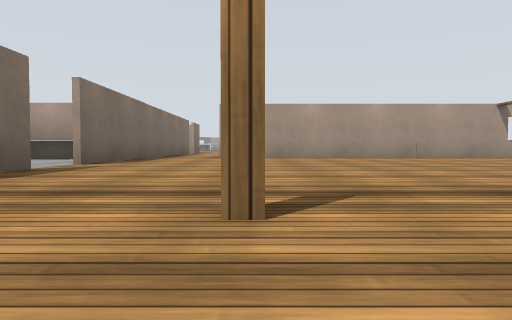
view 1 (above)

18 first-person views from a walk through a world built for the Gazebo simulator. The camera is 0.5 m above the floor, tilts 2° down and sees 70° across. The floor is counted in squares, 2 m on a side. Each view is taken from the middle of a square. On the plan, view 1 faces up. The plan holds only what a view shows up to about 9 squares ahead; the rest is blank. Surface patterns are stand-ins for the level's own textures.

view 2
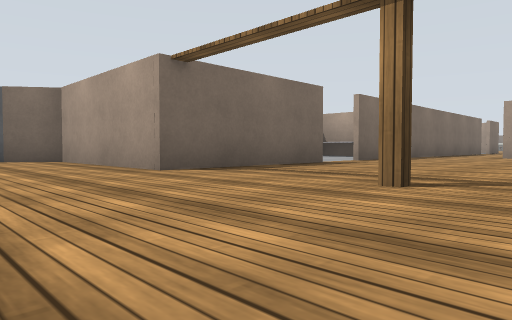

view 3
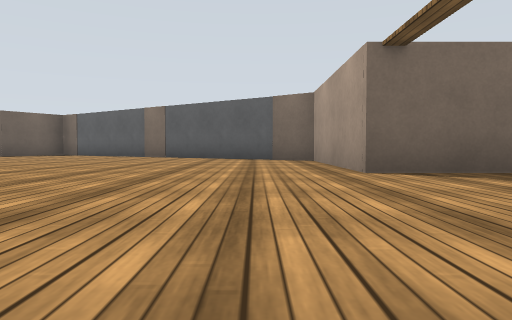

view 4
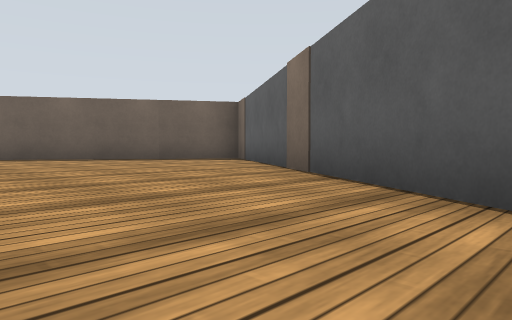

view 5
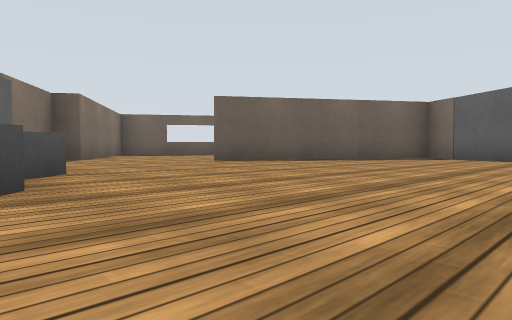

view 6
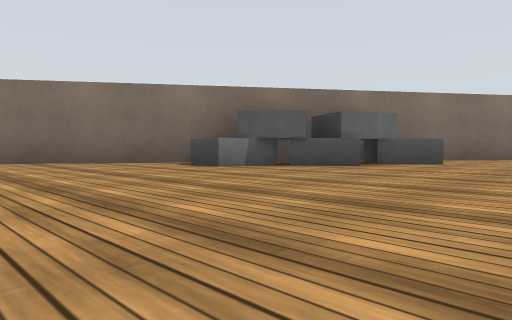

view 7
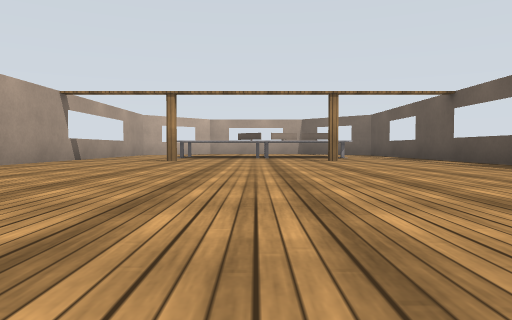

view 8
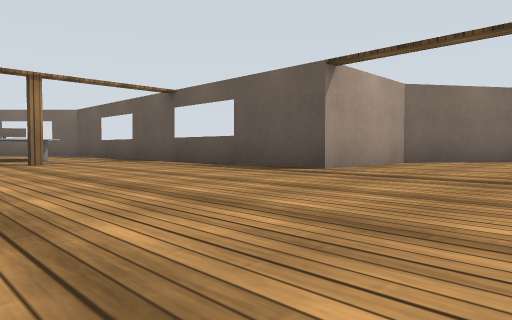

view 9
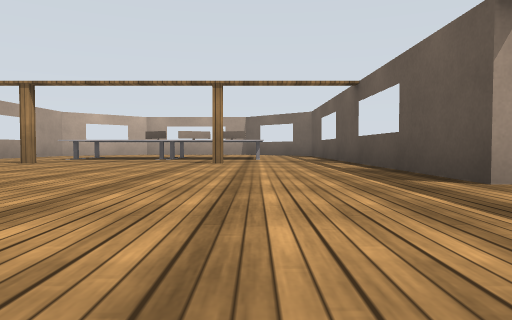

view 10
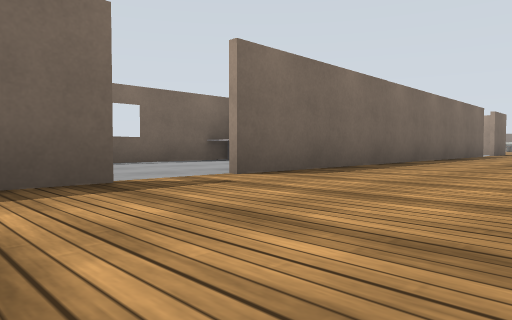

view 11
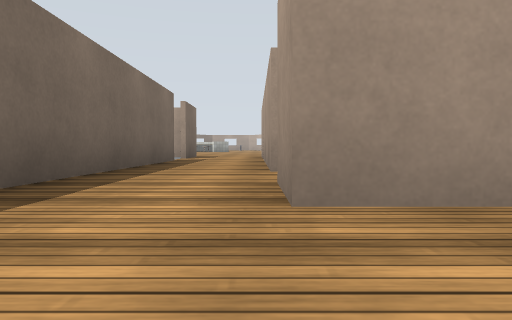

view 12
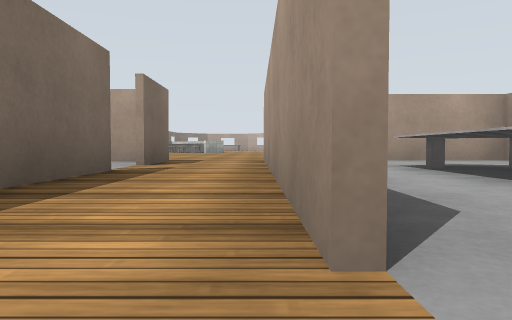

view 13
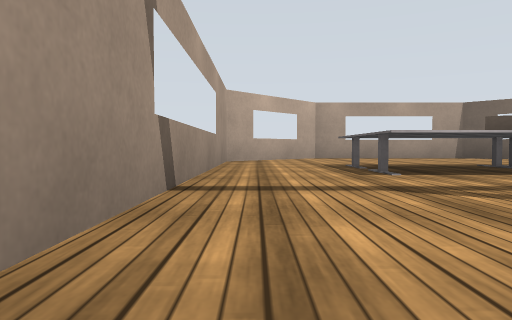

view 14
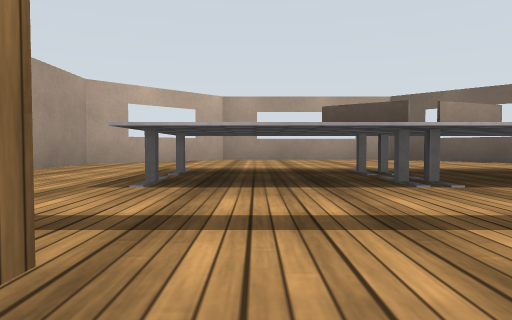

view 15
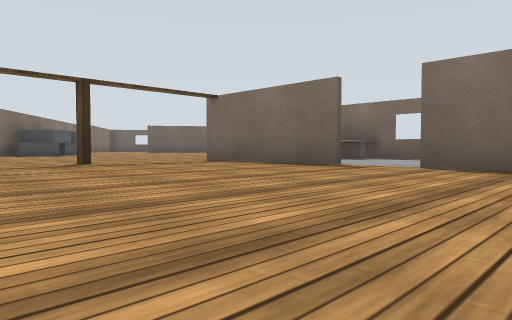

view 16
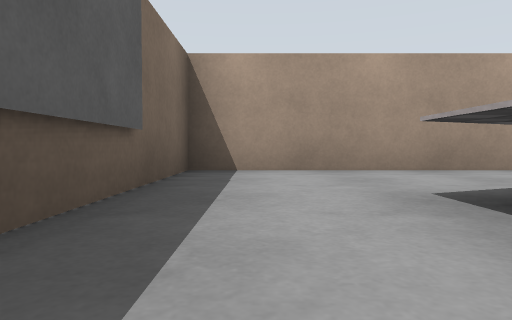

view 17
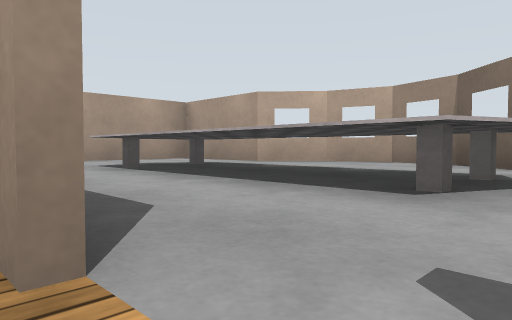

view 18
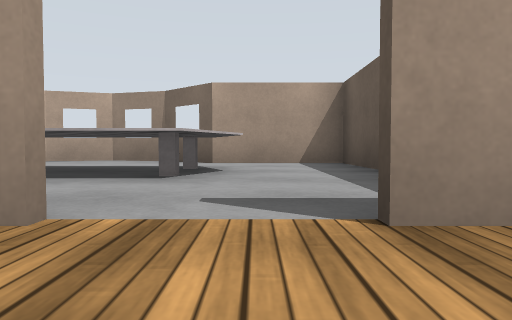

### Floor plan
Key: @ floor where view 1 was taken; # wall or solid block; . floor; = window, fence, low wall or low ledge; T thing the floor can be seen under or through.
Columns run from 11 left of view 1 to 13 right of it. Each row starts with its distance up from view 1.
 18          ..
 17          .######
 16        ##.#....#
 15         #.#..=.#
 14         #.#.##..#
 13         #.#.# ..#
 12         #.#.# ..#
 11         #.#.##.#
 10         #......#
  9         #..#######==##
  8      ####.............#
  7      #..#........#.....#
  6      #..#.........=TT...#
  5       ............=TT...#
  4      =..#.........=T ...#
  3      ##.#.........=#=..#
  2      ## #.............#
  1      ####..#..##=##=#
  0     #......@..#
 -1    #..........#
 -2    #.........#
 -3   #.........#
 -4  #........=.#
 -5  #.......###
 -6 #........##
 -7  ## ....=#
 -8    ##....#
 -9     ....#
-10     ....#
-11      .##
-12       #

Positions as (right, up) in squares from view 1, and headings:
1: (0, 0), facing up
2: (1, -1), facing up-left
3: (1, 0), facing left
4: (-5, 0), facing down-left
5: (-2, -3), facing down-left
6: (-5, -1), facing down-right
7: (-1, 5), facing right
8: (0, 5), facing down-right
9: (0, 3), facing right
10: (0, 3), facing up-left
11: (-1, 7), facing up
12: (-1, 10), facing up
13: (4, 8), facing right
14: (5, 6), facing right
15: (2, 7), facing down-left
16: (0, 13), facing up
17: (-1, 10), facing up-right
18: (-2, 10), facing right
